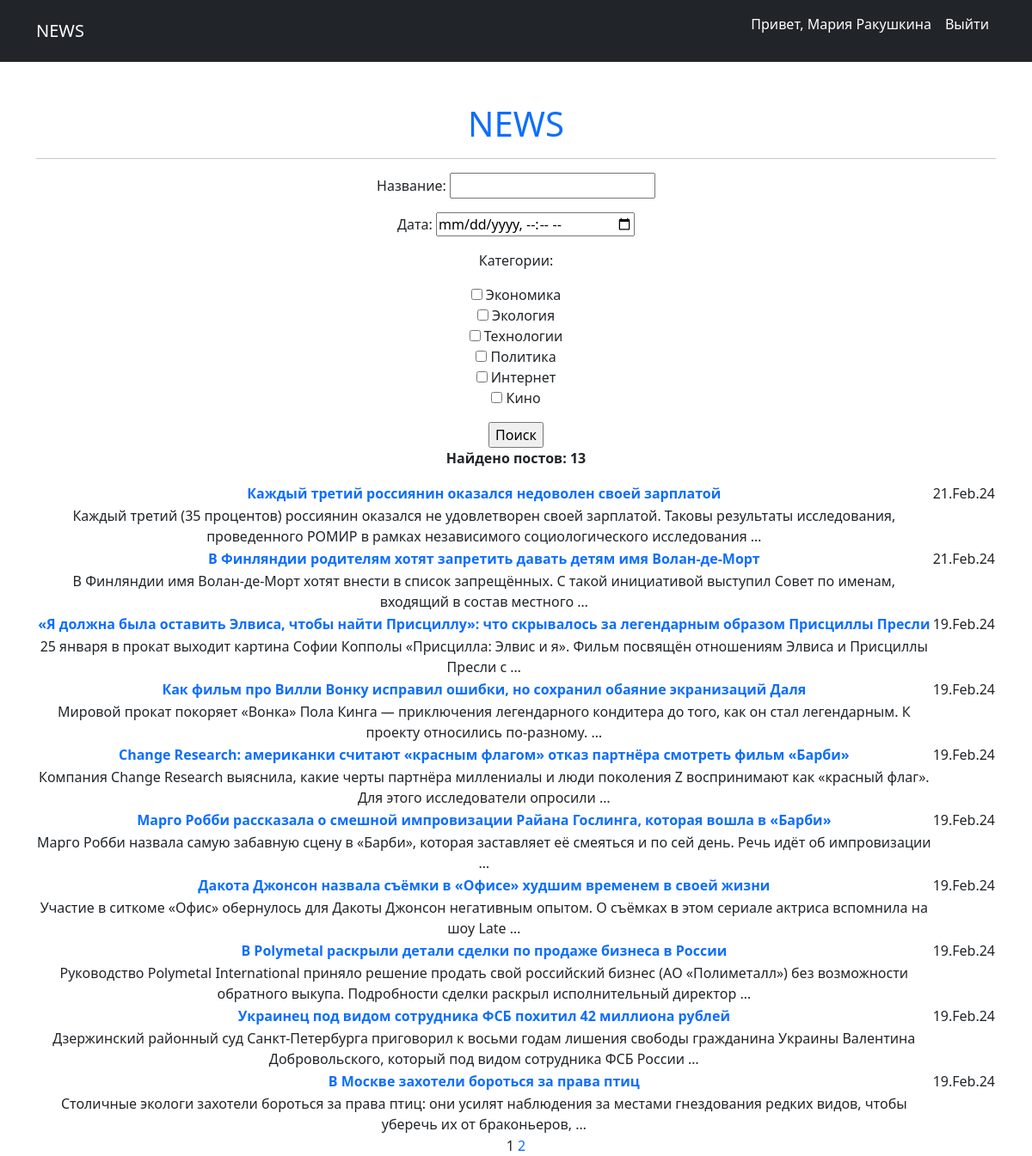
Page /news/search/ (signed in) on the committed database.
### news/models.py (models this page shows, shortened)
class Post(models.Model):
    articlePost = 'A'
    newsPost = 'N'
    TYPES = [
        (articlePost, 'Статья'),
        (newsPost, 'Новость')
    ]
    typePost = models.CharField(max_length=2, choices=TYPES, default=newsPost)
    dataPost = models.DateTimeField(auto_now_add=True)
    namePost = models.CharField(max_length=255)
    textPost = models.TextField()
    ratingPost = models.IntegerField(default=0)
    author = models.ForeignKey(Author, on_delete=models.CASCADE)
    category = models.ManyToManyField(Category, through='PostCategory')

### news/views.py (the view)
# urls.py: path('search/', PostSearch.as_view(), name='search_results'),
class PostSearch(ListView):
    model = Post
    ordering = '-dataPost'
    template_name = 'news_search.html'
    context_object_name = 'news_search'
    paginate_by = 10
    def get_queryset(self):
        queryset = super().get_queryset()
        self.filterset = PostFilter(self.request.GET, queryset)
        return self.filterset.qs
    def get_context_data(self, **kwargs):
        context = super().get_context_data()
        context['filterset'] = self.filterset
        context['filter_post'] = self.filterset.qs.count()
        return context

### news/models.py (called while the page is built)
    def __str__(self):
        return self.subject

### news/templatetags/custom_filters.py (called while the page is built)
@register.filter()
def censor(value):
    if isinstance(value, str):
        for i in CENSOR_WORDS:
            value = value.replace(i[1:], '*' * len(i[1:]))
        return value
    else:
        raise ValueError('Переменная не строкового типа сорри')

### news/templatetags/custom_tags.py (called while the page is built)
@register.simple_tag(takes_context=True)
def url_replace(context, **kwargs):
    d = context['request'].GET.copy()
    for k, v in kwargs.items():
        d[k] = v
    return d.urlencode()

### templates/news_search.html (shortened to what this page needs)
{% extends 'flatpages/default.html' %}
{% load custom_filters %}
{% load custom_tags %}
{% block content %}
    <form action="" method="get">
        {{ filterset.form.as_p }}
        <input type="submit" value="Поиск">
    </form>
    {% if news_search %}
    <b><p>Найдено постов: {{ filter_post }}</p></b>
        <table>
            {% for newlist in news_search %}
            <tr>
                <td>
                    <a href="{{ newlist.pk }}">
                    <b>{{ newlist.namePost|censor }}</b></a>
                </td>
                <td>
                    {{ newlist.dataPost|date:'d.M.y' }}
                </td>
            </tr>
            <tr>
                <td>
                    {{ newlist.textPost|truncatewords:20|censor }}
                </td>
            </tr>
            {% endfor %}
        </table>
    {% else %}
        <h2>Постов нет :(</h2>
    {% endif %}
    {{ page_obj.number }}
    {% if page_obj.has_next %}
        <a href="?{% url_replace page=page_obj.next_page_number %}">{{page_obj.next_page_number}}</a>
    {% endif %}
{% endblock content %}

### templates/flatpages/default.html (shortened to what this page needs)
{% load static %}
<!DOCTYPE html>
<html lang="en">
    <head>
        <link href="{% static 'css/styles.css' %}" rel="stylesheet" />
    </head>
    <body>
        <nav class="navbar navbar-expand-lg navbar-dark bg-dark">
            <div class="container">
                <a class="navbar-brand" href="{% url 'post_list' %}">NEWS</a>
                <div class="collapse navbar-collapse" id="navbarSupportedContent">
                    <ul class="navbar-nav ms-auto mb-2 mb-lg-0">
                        {% if request.user.is_authenticated %}
                            <li class="nav-item"><p class="nav-link active" aria-current="page">
                                Привет, {{ request.user.username }}</p></li>
                            <li class="nav-item">
                                <a class="nav-link active" aria-current="page" href="{% url 'account_logout' %}">
                                Выйти</a></li>
                        {% else %}
                            <li class="nav-item"><a class="nav-link active" aria-current="page" href="{% url 'account_login' %}">
                                Войти</a></li>
                        {% endif %}
                    </ul>
                </div>
            </div>
        </nav>
        <div class="container">
            <div class="text-center mt-5">
              <h1><a href="{% url 'post_list' %}">NEWS</a></h1>
              <hr>
              {% block content %}
              {% endblock content %}
            </div>
    </body>
</html>

### rows in the picture
Post: namePost|censor "Каждый третий россиянин оказался недоволен своей зарплатой", dataPost "21.Feb.24", textPost|censor "Каждый третий (35 процентов) россиянин оказался не удовлетворен своей зарплатой. Таковы результаты исследования, проведенного РОМИР в рамках независимого социологического исследования …"
Post: namePost|censor "В Финляндии родителям хотят запретить давать детям имя Волан-де-Морт", dataPost "21.Feb.24", textPost|censor "В Финляндии имя Волан-де-Морт хотят внести в список запрещённых. С такой инициативой выступил Совет по именам, входящий в состав местного …"
Post: namePost|censor "«Я должна была оставить Элвиса, чтобы найти Присциллу»: что скрывалось за легендарным образом Присциллы Пресли", dataPost "19.Feb.24", textPost|censor "25 января в прокат выходит картина Софии Копполы «Присцилла: Элвис и я». Фильм посвящён отношениям Элвиса и Присциллы Пресли с …"
Post: namePost|censor "Как фильм про Вилли Вонку исправил ошибки, но сохранил обаяние экранизаций Даля", dataPost "19.Feb.24", textPost|censor "Мировой прокат покоряет «Вонка» Пола Кинга — приключения легендарного кондитера до того, как он стал легендарным. К проекту относились по-разному. …"
Post: namePost|censor "Change Research: американки считают «красным флагом» отказ партнёра смотреть фильм «Барби»", dataPost "19.Feb.24", textPost|censor "Компания Change Research выяснила, какие черты партнёра миллениалы и люди поколения Z воспринимают как «красный флаг». Для этого исследователи опросили …"
Post: namePost|censor "Марго Робби рассказала о смешной импровизации Райана Гослинга, которая вошла в «Барби»", dataPost "19.Feb.24", textPost|censor "Марго Робби назвала самую забавную сцену в «Барби», которая заставляет её смеяться и по сей день. Речь идёт об импровизации …"
Post: namePost|censor "Дакота Джонсон назвала съёмки в «Офисе» худшим временем в своей жизни", dataPost "19.Feb.24", textPost|censor "Участие в ситкоме «Офис» обернулось для Дакоты Джонсон негативным опытом. О съёмках в этом сериале актриса вспомнила на шоу Late …"
Post: namePost|censor "В Polymetal раскрыли детали сделки по продаже бизнеса в России", dataPost "19.Feb.24", textPost|censor "Руководство Polymetal International приняло решение продать свой российский бизнес (АО «Полиметалл») без возможности обратного выкупа. Подробности сделки раскрыл исполнительный директор …"
Post: namePost|censor "Украинец под видом сотрудника ФСБ похитил 42 миллиона рублей", dataPost "19.Feb.24", textPost|censor "Дзержинский районный суд Санкт-Петербурга приговорил к восьми годам лишения свободы гражданина Украины Валентина Добровольского, который под видом сотрудника ФСБ России …"
Post: namePost|censor "В Москве захотели бороться за права птиц", dataPost "19.Feb.24", textPost|censor "Столичные экологи захотели бороться за права птиц: они усилят наблюдения за местами гнездования редких видов, чтобы уберечь их от браконьеров, …"

### other values in the picture
{{ request.user.username }} "Мария Ракушкина"
{{ filter_post }} "13"
{{ page_obj.number }} "1"
{{ page_obj.next_page_number }} "2"
